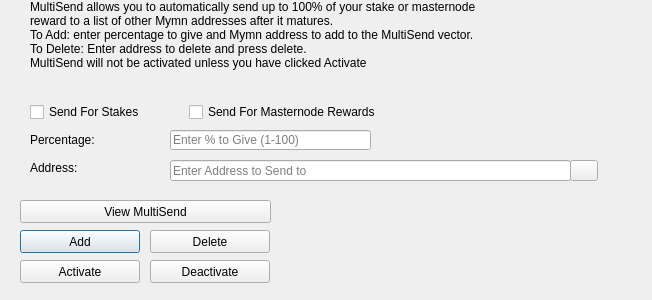
<?xml version="1.0" encoding="UTF-8"?>
<ui version="4.0">
 <class>MultiSendDialog</class>
 <widget class="QDialog" name="MultiSendDialog">
  <property name="windowModality">
   <enum>Qt::NonModal</enum>
  </property>
  <property name="geometry">
   <rect>
    <x>0</x>
    <y>0</y>
    <width>652</width>
    <height>300</height>
   </rect>
  </property>
  <property name="windowTitle">
   <string>MultiSend</string>
  </property>
  <widget class="QLineEdit" name="multiSendPercentEdit">
   <property name="geometry">
    <rect>
     <x>170</x>
     <y>130</y>
     <width>201</width>
     <height>20</height>
    </rect>
   </property>
   <property name="toolTip">
    <string>Enter whole numbers 1 - 100</string>
   </property>
   <property name="placeholderText">
    <string>Enter % to Give (1-100)</string>
   </property>
  </widget>
  <widget class="QLineEdit" name="multiSendAddressEdit">
   <property name="geometry">
    <rect>
     <x>170</x>
     <y>160</y>
     <width>401</width>
     <height>21</height>
    </rect>
   </property>
   <property name="toolTip">
    <string/>
   </property>
   <property name="placeholderText">
    <string>Enter Address to Send to</string>
   </property>
  </widget>
  <widget class="QLabel" name="label_2">
   <property name="geometry">
    <rect>
     <x>30</x>
     <y>0</y>
     <width>451</width>
     <height>121</height>
    </rect>
   </property>
   <property name="lineWidth">
    <number>1</number>
   </property>
   <property name="text">
    <string>MultiSend allows you to automatically send up to 100% of your stake or masternode reward to a list of other Mymn addresses after it matures.
To Add: enter percentage to give and Mymn address to add to the MultiSend vector.
To Delete: Enter address to delete and press delete.
MultiSend will not be activated unless you have clicked Activate</string>
   </property>
   <property name="alignment">
    <set>Qt::AlignLeading|Qt::AlignLeft|Qt::AlignTop</set>
   </property>
   <property name="wordWrap">
    <bool>true</bool>
   </property>
  </widget>
  <widget class="QLabel" name="message">
   <property name="geometry">
    <rect>
     <x>290</x>
     <y>200</y>
     <width>351</width>
     <height>91</height>
    </rect>
   </property>
   <property name="text">
    <string/>
   </property>
  </widget>
  <widget class="QPushButton" name="addButton">
   <property name="geometry">
    <rect>
     <x>20</x>
     <y>230</y>
     <width>120</width>
     <height>23</height>
    </rect>
   </property>
   <property name="toolTip">
    <string/>
   </property>
   <property name="statusTip">
    <string>Add to MultiSend Vector</string>
   </property>
   <property name="text">
    <string>Add</string>
   </property>
  </widget>
  <widget class="QPushButton" name="disableButton">
   <property name="geometry">
    <rect>
     <x>150</x>
     <y>260</y>
     <width>120</width>
     <height>23</height>
    </rect>
   </property>
   <property name="statusTip">
    <string>Deactivate MultiSend</string>
   </property>
   <property name="text">
    <string>Deactivate</string>
   </property>
  </widget>
  <widget class="QPushButton" name="addressBookButton">
   <property name="geometry">
    <rect>
     <x>570</x>
     <y>160</y>
     <width>28</width>
     <height>21</height>
    </rect>
   </property>
   <property name="toolTip">
    <string>Choose an address from the address book</string>
   </property>
   <property name="text">
    <string/>
   </property>
   <property name="icon">
    <iconset resource="../mymn.qrc">
     <normaloff>:/icons/address-book</normaloff>:/icons/address-book</iconset>
   </property>
   <property name="shortcut">
    <string>Alt+A</string>
   </property>
   <property name="autoDefault">
    <bool>false</bool>
   </property>
  </widget>
  <widget class="QLabel" name="label">
   <property name="geometry">
    <rect>
     <x>30</x>
     <y>130</y>
     <width>121</width>
     <height>20</height>
    </rect>
   </property>
   <property name="toolTip">
    <string>Percentage of stake to send</string>
   </property>
   <property name="text">
    <string>Percentage:</string>
   </property>
  </widget>
  <widget class="QLabel" name="label_5">
   <property name="geometry">
    <rect>
     <x>30</x>
     <y>160</y>
     <width>111</width>
     <height>16</height>
    </rect>
   </property>
   <property name="toolTip">
    <string>Address to send portion of stake to</string>
   </property>
   <property name="text">
    <string>Address:</string>
   </property>
  </widget>
  <widget class="QPushButton" name="deleteButton">
   <property name="geometry">
    <rect>
     <x>150</x>
     <y>230</y>
     <width>120</width>
     <height>23</height>
    </rect>
   </property>
   <property name="toolTip">
    <string/>
   </property>
   <property name="statusTip">
    <string>Delete Address From MultiSend Vector</string>
   </property>
   <property name="text">
    <string>Delete</string>
   </property>
  </widget>
  <widget class="QPushButton" name="activateButton">
   <property name="geometry">
    <rect>
     <x>20</x>
     <y>260</y>
     <width>120</width>
     <height>23</height>
    </rect>
   </property>
   <property name="statusTip">
    <string>Activate MultiSend</string>
   </property>
   <property name="text">
    <string>Activate</string>
   </property>
  </widget>
  <widget class="QPushButton" name="viewButton">
   <property name="geometry">
    <rect>
     <x>20</x>
     <y>200</y>
     <width>251</width>
     <height>23</height>
    </rect>
   </property>
   <property name="toolTip">
    <string/>
   </property>
   <property name="statusTip">
    <string>View MultiSend Vector</string>
   </property>
   <property name="text">
    <string>View MultiSend</string>
   </property>
  </widget>
  <widget class="QWidget" name="horizontalLayoutWidget">
   <property name="geometry">
    <rect>
     <x>30</x>
     <y>100</y>
     <width>351</width>
     <height>24</height>
    </rect>
   </property>
   <layout class="QHBoxLayout" name="horizontalLayout">
    <item>
     <widget class="QCheckBox" name="multiSendStakeCheckBox">
      <property name="text">
       <string>Send For Stakes</string>
      </property>
     </widget>
    </item>
    <item>
     <widget class="QCheckBox" name="multiSendMasternodeCheckBox">
      <property name="text">
       <string>Send For Masternode Rewards</string>
      </property>
     </widget>
    </item>
   </layout>
  </widget>
 </widget>
 <resources>
  <include location="../mymn.qrc"/>
 </resources>
 <connections/>
</ui>
